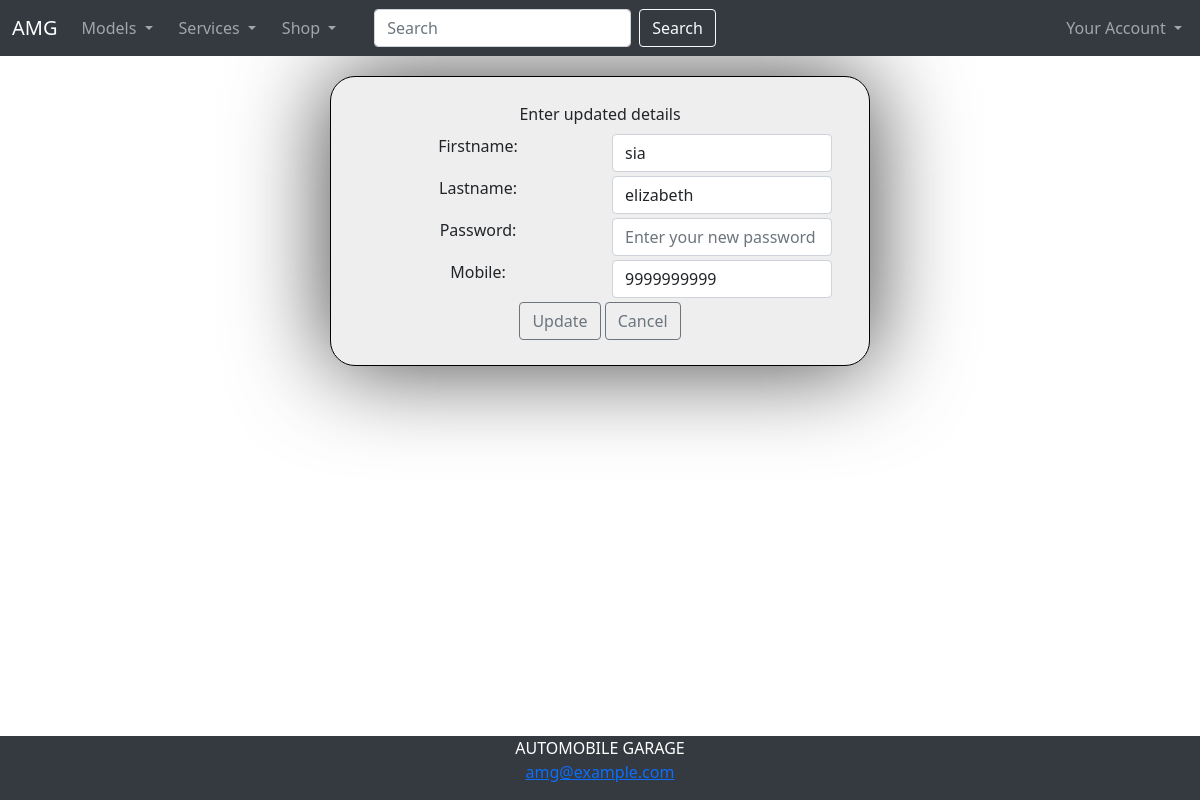
The page /account/update/ (signed in) on the database as committed earlier.
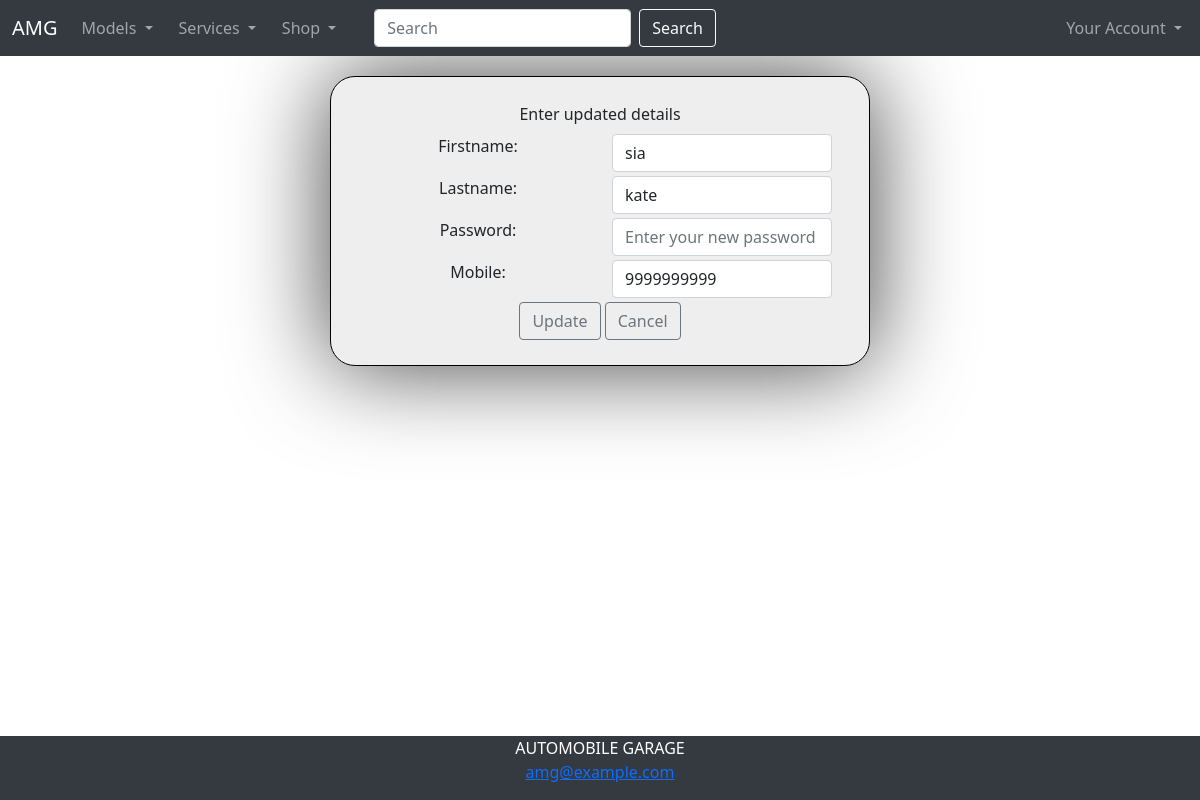
The same page on the database as committed later.
### home/models.py (models this page shows)
class User(models.Model):
    firstname = models.CharField(max_length= 50, blank=False)
    lastname = models.CharField(max_length= 50, blank=False)
    email = models.EmailField(blank=False)
    password = models.CharField(max_length= 50, blank=False)
    mobile = models.CharField(max_length=15, blank=False)

### home/views.py (the view, shortened to what this page needs)
# urls.py: path('account/update/', update, name="account-update"),
def update(request):
    template_name = 'registration/update.html'
    if 'username' in request.session:
        if request.method == 'GET':
            object = User.objects.get(email=request.session.get('username'))
            form = UserUpdateForm(instance=object)
            context = {"form": form}
            return render(request, template_name, context)
    return redirect('/login')

### home/forms.py (shortened to what this page needs)
class UserUpdateForm(forms.ModelForm):
    firstname = forms.CharField(max_length=50, widget=forms.TextInput(attrs={'class': 'form-control',
                                                                             'placeholder': 'Enter your new first name'}))
    lastname = forms.CharField(max_length=50, widget=forms.TextInput(attrs={'class': 'form-control',
                                                                            'placeholder': 'Enter your new last name'}))
    password = forms.CharField(max_length=50, widget=forms.PasswordInput(attrs={'class': 'form-control',
                                                                                'placeholder': 'Enter your new password'}))
    mobile = forms.CharField(max_length=15, widget=forms.TextInput(attrs={'class': 'form-control',
                                                                          'placeholder': 'Enter your new mobile'}))
    class Meta:
        model = User
        fields = [
            'firstname',
            'lastname',
            'password',
            'mobile'
        ]

### home/templates/registration/update.html (shortened to what this page needs)
{% extends 'base.html' %}
{% block content %}
{% load static %}
<link rel="stylesheet" href="{% static 'css/form.css' %}">
<div class="content">
    <div class="form-label">Enter updated details</div>
        <form method="POST" >
        <div class="container">
          {% for field in form %}
          <div class="row">
            <div class="col">
              {{ field.label_tag }}
            </div>
            <div class="col">
              {{ field }}
            </div>
            <div class="row">
            </div>
          </div>
          {% endfor %}
          <div class="col">
              <button type="submit" class="btn btn-outline-secondary">Update</button>
              <a href="{% url 'home:profile' %}" class="btn btn-outline-secondary">Cancel</a>
          </div>
        </div>
</div>
{% endblock content %}

Rows that differ between the two databases and show on the page:
changed User "sia": lastname "elizabeth" → "kate"
